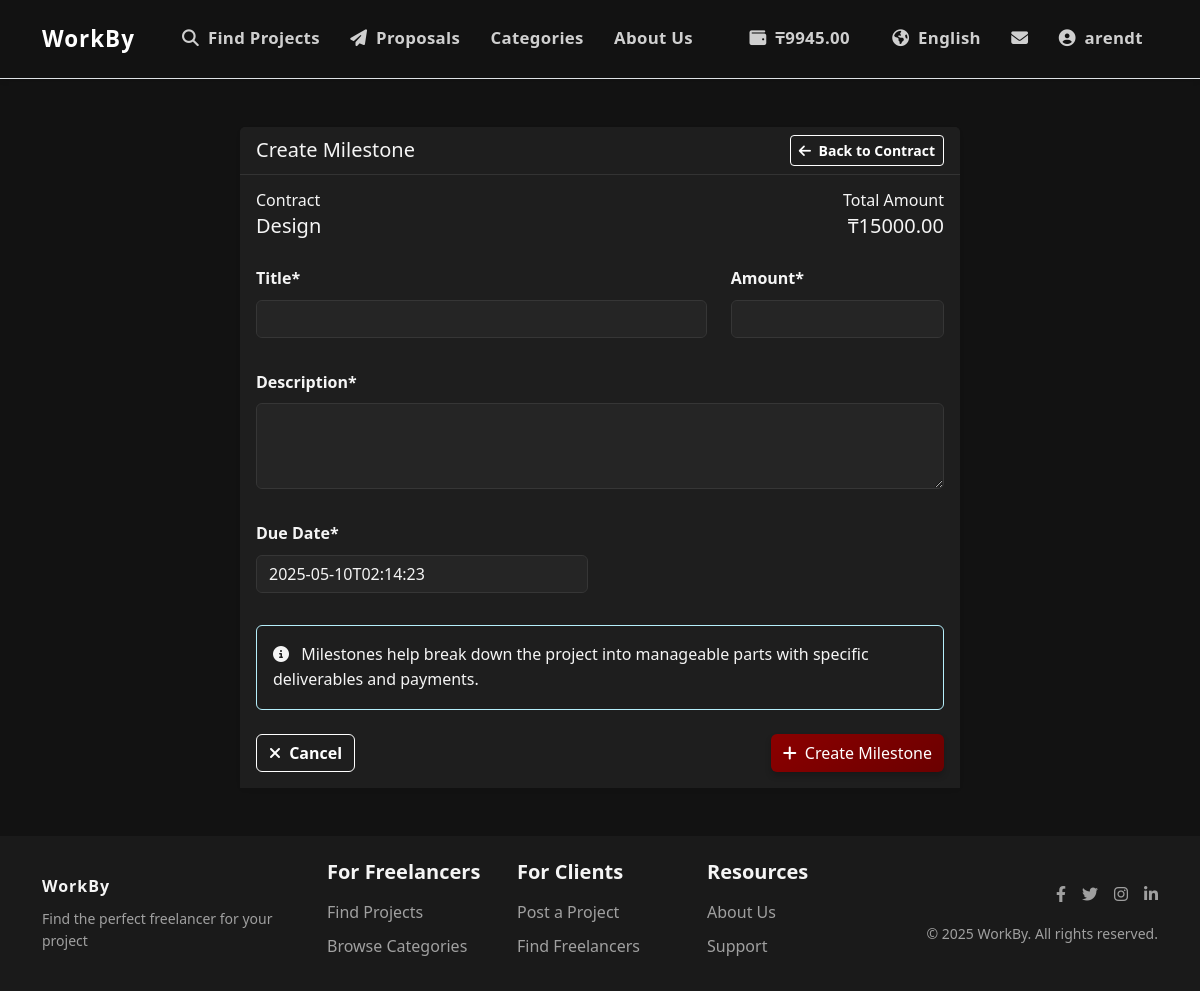
The app's page /en/contracts/1/milestones/create/ (signed in) with its own data.
### payments/models.py (models this page shows, shortened)
class Wallet(models.Model):
    user = models.OneToOneField(
        settings.AUTH_USER_MODEL,
        on_delete=models.CASCADE,
        related_name='wallet'
    )
    balance = models.DecimalField(_('Balance'), max_digits=10, decimal_places=2, default=0)
    is_active = models.BooleanField(_('Active'), default=True)
    created_at = models.DateTimeField(_('Created At'), auto_now_add=True)
    updated_at = models.DateTimeField(_('Updated At'), auto_now=True)
    class Meta:
        verbose_name = _('Wallet')
        verbose_name_plural = _('Wallets')

### accounts/models.py (models this page shows, shortened)
class User(AbstractUser):
    USER_TYPE_CHOICES = (
        ('client', _('Client')),
        ('freelancer', _('Freelancer')),
    )
    LANGUAGE_CHOICES = (
        ('en', _('English')),
        ('ru', _('Russian')),
        ('kk', _('Kazakh')),
    )
    user_type = models.CharField(_('User Type'), max_length=10, choices=USER_TYPE_CHOICES, default='client')
    bio = models.TextField(_('Biography'), blank=True)
    avatar = models.ImageField(_('Avatar'), upload_to='avatars/', blank=True, null=True)
    phone_number = models.CharField(_('Phone Number'), max_length=15, blank=True)
    preferred_language = models.CharField(_('Preferred Language'), max_length=2, choices=LANGUAGE_CHOICES, default='en')
    dark_mode = models.BooleanField(_('Dark Mode'), default=False)
    skills = models.TextField(_('Skills'), blank=True)
    hourly_rate = models.DecimalField(_('Hourly Rate'), max_digits=10, decimal_places=2, null=True, blank=True)
    company_name = models.CharField(_('Company Name'), max_length=100, blank=True)
    @property
    def is_client(self):
        return self.user_type == 'client'
    @property
    def is_freelancer(self):
        return self.user_type == 'freelancer'

### jobs/models.py (models this page shows, shortened)
class Contract(models.Model):
    STATUS_CHOICES = (
        ('active', _('Active')),
        ('paused', _('Paused')),
        ('completed', _('Completed')),
        ('cancelled', _('Cancelled')),
        ('disputed', _('Disputed')),
    )
    contract_id = models.CharField(_('Contract ID'), max_length=20, unique=True, editable=False)
    title = models.CharField(_('Title'), max_length=200)
    description = models.TextField(_('Description'))
    client = models.ForeignKey(
        settings.AUTH_USER_MODEL,
        on_delete=models.CASCADE,
        related_name='client_contracts'
    )
    freelancer = models.ForeignKey(
        settings.AUTH_USER_MODEL,
        on_delete=models.CASCADE,
        related_name='freelancer_contracts'
    )
    project = models.ForeignKey(Project, on_delete=models.CASCADE, related_name='contracts')
    proposal = models.OneToOneField(Proposal, on_delete=models.SET_NULL, null=True, related_name='contract')
    amount = models.DecimalField(_('Amount'), max_digits=10, decimal_places=2)
    deadline = models.DateTimeField(_('Deadline'))
    status = models.CharField(_('Status'), max_length=20, choices=STATUS_CHOICES, default='active')
    created_at = models.DateTimeField(_('Created At'), auto_now_add=True)
    updated_at = models.DateTimeField(_('Updated At'), auto_now=True)
    class Meta:
        verbose_name = _('Contract')
        verbose_name_plural = _('Contracts')
        ordering = ['-created_at']

### jobs/views.py (the view)
# urls.py: path('contracts/<int:pk>/milestones/create/', views.milestone_create_view, name='milestone_create'),
@login_required
def milestone_create_view(request, pk):
    contract = get_object_or_404(Contract, pk=pk)
    if contract.client != request.user:
        return HttpResponseForbidden(_('You do not have permission to create milestones for this contract'))
    if contract.status != 'active':
        messages.error(request, _('You can only add milestones to active contracts'))
        return redirect('jobs:contract_detail', pk=contract.pk)
    if request.method == 'POST':
        form = MilestoneForm(request.POST)
        if form.is_valid():
            milestone = form.save(commit=False)
            milestone.contract = contract
            milestone.save()
            messages.success(request, _('Milestone added successfully'))
            return redirect('jobs:contract_detail', pk=contract.pk)
    else:
        initial = {
            'due_date': contract.deadline,
        }
        form = MilestoneForm(initial=initial)
    context = {
        'form': form,
        'contract': contract,
    }
    return render(request, 'jobs/milestone_form.html', context)

### jobs/forms.py
class MilestoneForm(forms.ModelForm):
    class Meta:
        model = Milestone
        fields = ['title', 'description', 'amount', 'due_date']
        widgets = {
            'title': forms.TextInput(attrs={'class': 'form-control'}),
            'description': forms.Textarea(attrs={'class': 'form-control', 'rows': 3}),
            'amount': forms.NumberInput(attrs={'class': 'form-control', 'step': '0.01'}),
            'due_date': forms.DateTimeInput(attrs={'class': 'form-control', 'type': 'datetime-local'}),
        }

### jobs/context_processors.py (called while the page is built)
def contracts_processor(request):
    context = {
        'has_contracts': False,
    }
    if request.user.is_authenticated:
        contracts_exist = Contract.objects.filter(
            models.Q(client=request.user) | models.Q(freelancer=request.user)
        ).exists()
        context['has_contracts'] = contracts_exist
    return context

### payments/context_processors.py (called while the page is built)
def wallet_balance(request):
    if request.user.is_authenticated:
        wallet, _ = Wallet.objects.get_or_create(user=request.user)
        return {'user_balance': wallet.balance}
    return {'user_balance': None}

### templates/jobs/milestone_form.html (shortened to what this page needs)
{% extends 'base.html' %}
{% load i18n %}
{% load static %}
{% load crispy_forms_tags %}
{% block extra_css %}
<link rel="stylesheet" href="https://cdn.jsdelivr.net/npm/flatpickr/dist/flatpickr.min.css">
{% endblock %}
{% block content %}
<div class="container py-4">
    <div class="row justify-content-center">
        <div class="col-md-8">
            <div class="card border-0 bg-dark text-light shadow-sm">
                <div class="card-header bg-dark d-flex justify-content-between align-items-center">
                    <h5 class="mb-0">{% trans "Create Milestone" %}</h5>
                    <a href="{% url 'jobs:contract_detail' contract.pk %}" class="btn btn-sm btn-outline-light">
                        <i class="fas fa-arrow-left me-1"></i> {% trans "Back to Contract" %}
                    </a>
                </div>
                <div class="card-body">
                    <div class="mb-4">
                        <div class="d-flex justify-content-between mb-3">
                            <div>
                                <h6 class="text-muted mb-0">{% trans "Contract" %}</h6>
                                <div class="fs-5">{{ contract.title }}</div>
                            </div>
                            <div class="text-end">
                                <h6 class="text-muted mb-0">{% trans "Total Amount" %}</h6>
                                <div class="fs-5">₸{{ contract.amount }}</div>
                            </div>
                        </div>
                    </div>
                    <form method="post">
                        <div class="row mb-3">
                            <div class="col-md-8">
                                {{ form.title|as_crispy_field }}
                            </div>
                            <div class="col-md-4">
                                {{ form.amount|as_crispy_field }}
                            </div>
                        </div>
                        <div class="row mb-3">
                            <div class="col-12">
                                {{ form.description|as_crispy_field }}
                            </div>
                        </div>
                        <div class="row mb-3">
                            <div class="col-md-6">
                                {{ form.due_date|as_crispy_field }}
                            </div>
                        </div>
                        <div class="alert alert-info">
                            <i class="fas fa-info-circle me-2"></i>
                            {% trans "Milestones help break down the project into manageable parts with specific deliverables and payments." %}
                        </div>
                        <div class="mt-4 d-flex justify-content-between">
                            <a href="{% url 'jobs:contract_detail' contract.pk %}" class="btn btn-outline-light">
                                <i class="fas fa-times me-1"></i> {% trans "Cancel" %}
                            </a>
                            <button type="submit" class="btn btn-primary">
                                <i class="fas fa-plus me-1"></i> {% trans "Create Milestone" %}
                            </button>
                        </div>
                    </form>
                </div>
            </div>
        </div>
    </div>
</div>
{% endblock %}

### templates/includes/header.html (shortened to what this page needs)
{% load i18n %}
{% load static %}
<nav class="navbar navbar-expand-lg navbar-dark bg-dark border-bottom py-3">
    <div class="container">
        <a class="navbar-brand" href="{% url 'jobs:home' %}">
            <span style="font-size: 1.4rem; font-weight: 700; letter-spacing: 1px; color: #fff;">WorkBy</span>
        </a>
        <div class="collapse navbar-collapse" id="navbarSupportedContent">
            <ul class="navbar-nav me-auto mb-2 mb-lg-0">
                {% if user.is_authenticated %}
                    <li class="nav-item">
                        <a class="nav-link" href="{% url 'jobs:project_list' %}"><i class="fas fa-search me-1"></i> {% trans "Find Projects" %}</a>
                    </li>
                    <li class="nav-item">
                        <a class="nav-link" href="{% url 'jobs:my_proposals' %}">
                            <i class="fas fa-paper-plane me-1"></i> {% trans "Proposals" %}
                        </a>
                    </li>
                    <li class="nav-item">
                        <a class="nav-link" href="{% url 'jobs:categories' %}">{% trans "Categories" %}</a>
                    </li>
                    <li class="nav-item">
                        <a class="nav-link" href="{% url 'jobs:about' %}">{% trans "About Us" %}</a>
                    </li>
                {% endif %}
            </ul>
            <ul class="navbar-nav ml-auto align-items-center">
                {% if user.is_authenticated and user_balance is not None %}
                <li class="nav-item me-3">
                    <a href="{% url 'payments:wallet' %}" class="nav-link">
                        <i class="fas fa-wallet me-1"></i>
                        <span class="fw-bold">₸{{ user_balance }}</span>
                    </a>
                </li>
                {% endif %}
                <li class="nav-item dropdown">
                    <a class="nav-link dropdown-toggle" href="#" id="languageDropdown" role="button" data-bs-toggle="dropdown" aria-expanded="false">
                        <i class="fas fa-globe-americas me-1"></i>
                        {% get_current_language as CURRENT_LANGUAGE %}
                        {% if CURRENT_LANGUAGE == 'en' %}
                            {% trans "English" %}
                        {% elif CURRENT_LANGUAGE == 'ru' %}
                            {% trans "Russian" %}
                        {% elif CURRENT_LANGUAGE == 'kk' %}
                            {% trans "Kazakh" %}
                        {% endif %}
                    </a>
                </li>
                {% if user.is_authenticated %}
                    <li class="nav-item d-none d-lg-block">
                        <a class="nav-link" href="{% url 'chat:inbox' %}" title="{% trans 'Messages' %}">
                            <i class="fas fa-envelope"></i>
                        </a>
                    </li>
                    <li class="nav-item dropdown">
                        <a class="nav-link dropdown-toggle" href="#" id="navbarDropdown" role="button" data-bs-toggle="dropdown" aria-expanded="false">
                            {% if user.avatar %}
                                <img src="{{ user.avatar.url }}" alt="{{ user.get_full_name|default:user.username }}" class="avatar avatar-sm rounded-circle me-1">
                            {% else %}
                                <i class="fas fa-user-circle me-1"></i>
                            {% endif %}
                            {{ user.username }}
                        </a>
                    </li>
                {% endif %}
            </ul>
        </div>
    </div>
</nav>

### records on screen
Wallet: balance "9945.00"
User: username "arendt"
Contract: title "Design", amount "15000.00"
